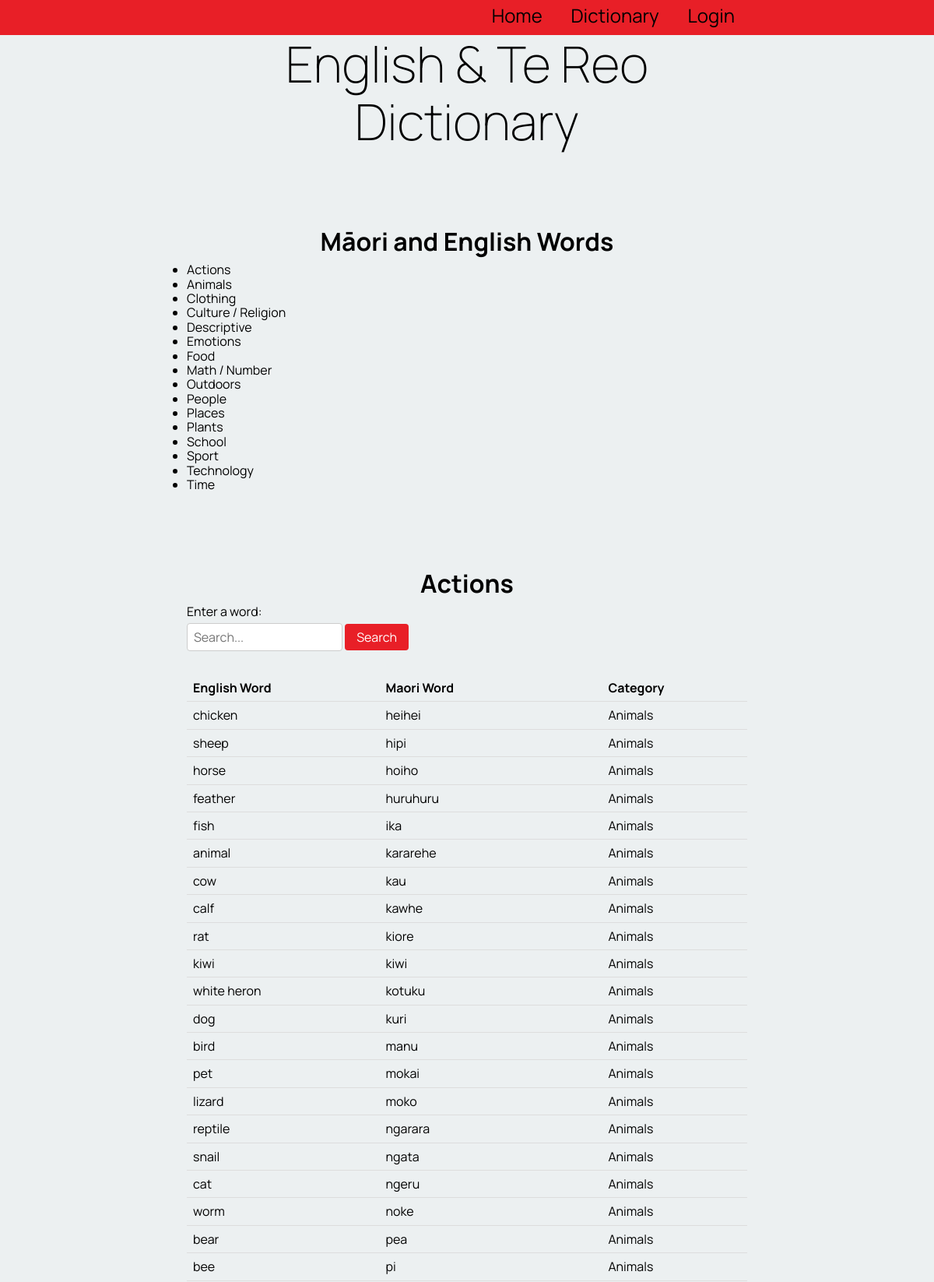
The app's page /sort_by_category/2 (upper part) with its own data.
### tables this page shows
CREATE TABLE "category_table"
(
    cat_id        integer not null
        primary key autoincrement,
    category_name varchar
);

CREATE TABLE "table_word"
(
    word_id      integer not null
        primary key autoincrement,
    english_word varchar(100),
    te_reo_word  varchar(100),
    description  varchar(100),
    category     varchar(100),
    levels       varchar(100),
    user_fk      integer
        constraint table_word_table_account_id_fk
            references users_table,
    cat_fk       integer
        constraint table_word_category_table_cat_id_fk
            references category_table
, word_date varchar(100), image varchar(100));

### app.py (the view)
@app.route('/sort_by_category/<cat_id>', methods=['POST', 'GET'])
def render_sort_by_category_page(cat_id):
    if is_logged_in_teacher():
        print("Teacher if logged in!")
    con = create_connection(DATABASE)
    query = "SELECT cat_id, category_name FROM category_table"
    cur = con.cursor()
    cur.execute(query)
    category_list = cur.fetchall()
    cur = con.cursor()
    query = """SELECT word_id, english_word, te_reo_word, category_name FROM table_word INNER JOIN category_table ON table_word.cat_fk = cat_id WHERE cat_id = ?"""
    cur.execute(query, (cat_id,))
    word = cur.fetchall()
    con.close()
    return render_template('sort_by_category.html', logged_in=is_logged_in(), words=word,teacher_log=is_logged_in_teacher(), categories=category_list)

### app.py (called while the page is built)
def create_connection(db_file): #connects to the database
    try:
        connection = sqlite3.connect(db_file)
        return connection
    except Error as e:
        print(e)   #prints the error message
    return None

def is_logged_in():    #checks if the user has logged in
    if session.get("email") is None:
        print("not logged in ")
        return False
    else:
        print("logged in!")
        return True

def is_logged_in_teacher():
        email = session.get("email")
        con = create_connection(DATABASE)
        cur = con.cursor()
        query = """SELECT is_teacher FROM users_table WHERE email = ?"""
        cur.execute(query, (email, ))
        teacher = cur.fetchall()
        con.close()
        print("yooo", teacher)
        if ('yes',) in teacher:
            print("teacher logged in!")
            con = create_connection(DATABASE)
            query = "SELECT users_id FROM users_table"
            cur = con.cursor()
            cur.execute(query)
            test = cur.fetchall()
            print(test)
            return True
        else:
            return False

### templates/sort_by_category.html
{% extends 'base.html' %}
{% block pageheading %}Māori and English Words{% endblock %}
{% block main %}
    <ul>
        {% for catergory in categories %}
                <li>
                    <a href="/sort_by_category/{{ catergory[0] }}">{{ catergory[1] }}</a>
                </li>
        {% endfor %}
    </ul>
    <h2> Actions</h2>
    <form action="{{ url_for('render_dictionary_page', cat_id=cat_id) }}" method="GET">
        <label for="word-search">Enter a word:</label>
        <input type="text" name="search" value="{{ search_term }}" placeholder="Search...">
        <button type="submit">Search</button>
    </form>
    <table>
        <thead>
            <tr>
                <th>English Word</th>
                <th>Maori Word</th>
                <th>Category</th>
            </tr>
        </thead>
        <tbody>
            {% for word in words %}
                <tr>
                    <td><a href="/word_info/{{ word[0] }}">{{ word[1] }}</a></td>
                    <td>{{ word[2] }}</td>
                    <td>{{ word[3] }}</td>
                </tr>
            {% endfor %}
        </tbody>
    </table>
{% endblock %}

### static/style.css (style rules this page uses)
* { font-family: 'Manrope', sans-serif; padding: 0; margin: 0; box-sizing: border-box; }
body { background-color: rgba(236, 240, 241, 1.0); }
h2 { font-size: 2rem; text-align: center; margin: 0 0 0.5rem 0; padding-top: 100px; }
a, a:visited { color: rgb(0, 0, 0); text-decoration: none; }
table { width: 100%; border-collapse: collapse; margin-bottom: 20px; }
table th, table td { padding: 8px; text-align: left; border-bottom: 1px solid #ddd; }
form { margin-bottom: 20px; }
form label { display: block; margin-bottom: 5px; }
form input[type="text"] { width: 200px; padding: 8px; border: 1px solid #ccc; border-radius: 4px; margin-bottom: 10px; }
form button { padding: 8px 15px; background-color: #e81f27; color: #fff; border: none; border-radius: 4px; cursor: pointer; }

### records on screen
category_table: category_name "Actions"
category_table: category_name "Animals"
category_table: category_name "Clothing"
category_table: category_name "Culture / Religion"
category_table: category_name "Descriptive"
category_table: category_name "Emotions"
category_table: category_name "Food"
category_table: category_name "Math / Number"
category_table: category_name "Outdoors"
category_table: category_name "People"
category_table: category_name "Places"
category_table: category_name "Plants"
category_table: category_name "School"
category_table: category_name "Sport"
category_table: category_name "Technology"
category_table: category_name "Time"
table_word: english_word "chicken", te_reo_word "heihei", category_name "Animals"
table_word: english_word "sheep", te_reo_word "hipi", category_name "Animals"
table_word: english_word "horse", te_reo_word "hoiho", category_name "Animals"
table_word: english_word "feather", te_reo_word "huruhuru", category_name "Animals"
table_word: english_word "fish", te_reo_word "ika", category_name "Animals"
table_word: english_word "animal", te_reo_word "kararehe", category_name "Animals"
table_word: english_word "cow", te_reo_word "kau", category_name "Animals"
table_word: english_word "calf", te_reo_word "kawhe", category_name "Animals"
table_word: english_word "rat", te_reo_word "kiore", category_name "Animals"
table_word: english_word "kiwi", te_reo_word "kiwi", category_name "Animals"
table_word: english_word "white heron", te_reo_word "kotuku", category_name "Animals"
table_word: english_word "dog", te_reo_word "kuri", category_name "Animals"
table_word: english_word "bird", te_reo_word "manu", category_name "Animals"
table_word: english_word "pet", te_reo_word "mokai", category_name "Animals"
table_word: english_word "lizard", te_reo_word "moko", category_name "Animals"
table_word: english_word "reptile", te_reo_word "ngarara", category_name "Animals"
table_word: english_word "snail", te_reo_word "ngata", category_name "Animals"
table_word: english_word "cat", te_reo_word "ngeru", category_name "Animals"
table_word: english_word "worm", te_reo_word "noke", category_name "Animals"
table_word: english_word "bear", te_reo_word "pea", category_name "Animals"
table_word: english_word "bee", te_reo_word "pi", category_name "Animals"
